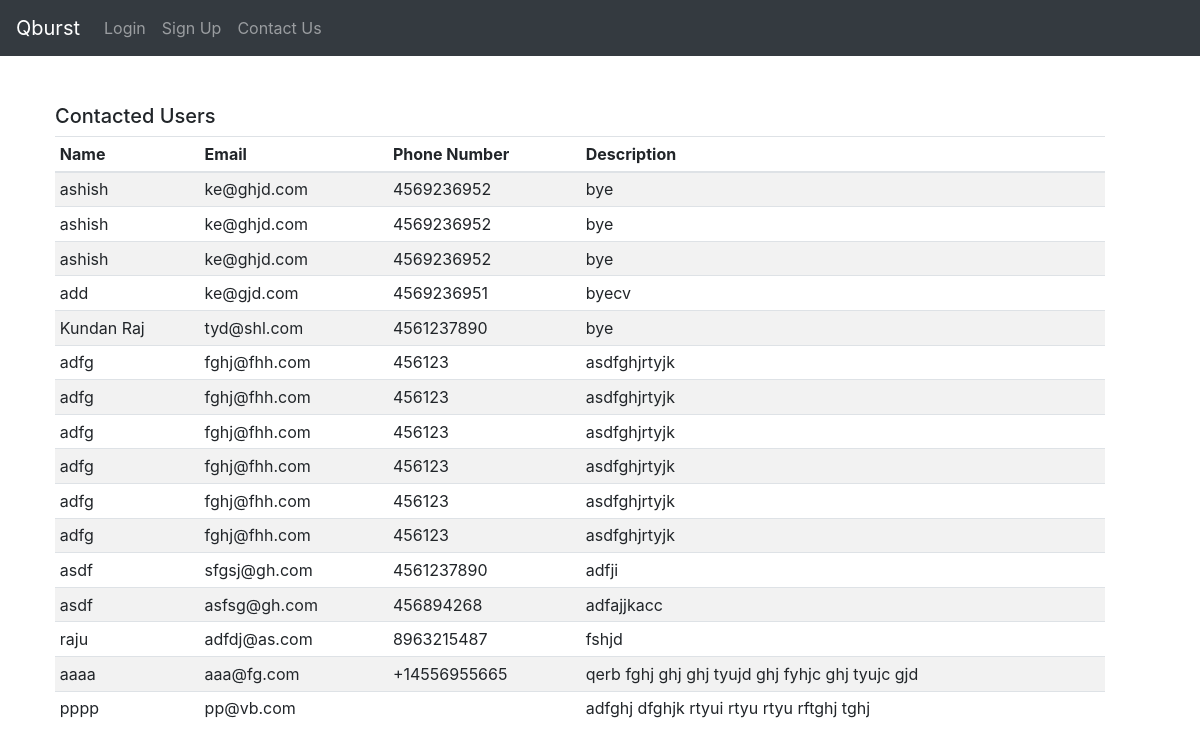
The app's page /test1/, older data.
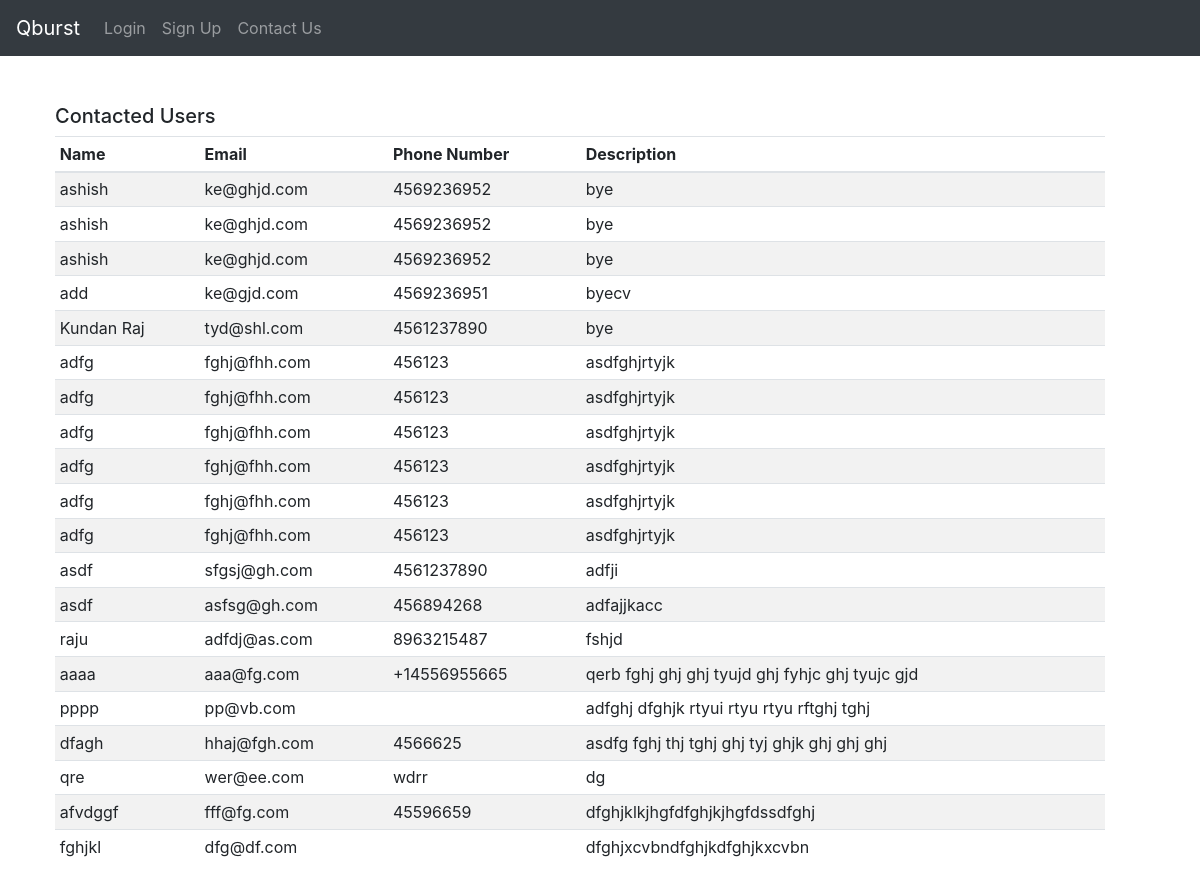
The same page, newer data.
### test1/models.py (models this page shows, shortened)
class Contactdb(models.Model):
    name= models.CharField(max_length=100)
    email= models.EmailField()
    phone = PhoneField(max_length=10, null=True, blank=True)
    comment= models.CharField(max_length=500, null = False)

### test1/views.py (the view)
# urls.py: path('',views.indexView,name='home'),
def indexView(request):
    contactlist = Contactdb.objects.all()
    return render(request,'home.html',{'contactlist':contactlist})

### test1/templates/home.html (shortened to what this page needs)
<!DOCTYPE html>
<html lang="en">
<head>
  <link rel="stylesheet" href="https://maxcdn.bootstrapcdn.com/bootstrap/4.5.2/css/bootstrap.min.css">
</head>
<body>
<nav class="navbar navbar-expand-sm bg-dark navbar-dark">
  <a class="navbar-brand" href="#">Qburst</a>
  <ul class="navbar-nav">
    <li class="nav-item">
      <a class="nav-link" href="#">Login</a>
    </li>
    <li class="nav-item">
      <a class="nav-link" href="#">Sign Up</a>
    </li>
    <li class="nav-item">
      <a class="nav-link" href="{% url 'register_url' %}">Contact Us</a>
    </li>
  </ul>
</nav>
<br>
    <br>
<div class="box" id="bt">
<div class="container-fluid">
    <h2>Contacted Users</h2>
    <table class="table table-striped table-sm" id="my_friends">
        <thead>
            <tr>
                <th>Name</th>
                <th>Email</th>
                <th>Phone Number</th>
                <th>Description</th>
            </tr>
        </thead>
        <tbody>
        {% for list in contactlist %}
        <tr>
            <td>{{list.name}}</td>
            <td>{{list.email}}</td>
            <td>{{list.phone}}</td>
            <td>{{list.comment}}</td>
        </tr>
        {% endfor %}
        </tbody>
    </table>
</div>
</div>
</body>
</html>

Row changes from the older to the newer data that the page shows:
added Contactdb: name "dfagh", email "hhaj@fgh.com", phone "4566625", comment "asdfg fghj thj tghj ghj tyj ghjk ghj ghj ghj"
added Contactdb: name "qre", email "wer@ee.com", phone "wdrr", comment "dg"
added Contactdb: name "afvdggf", email "fff@fg.com", phone "45596659", comment "dfghjklkjhgfdfghjkjhgfdssdfghj"
added Contactdb: name "fghjkl", email "dfg@df.com", comment "dfghjxcvbndfghjkdfghjkxcvbn"
